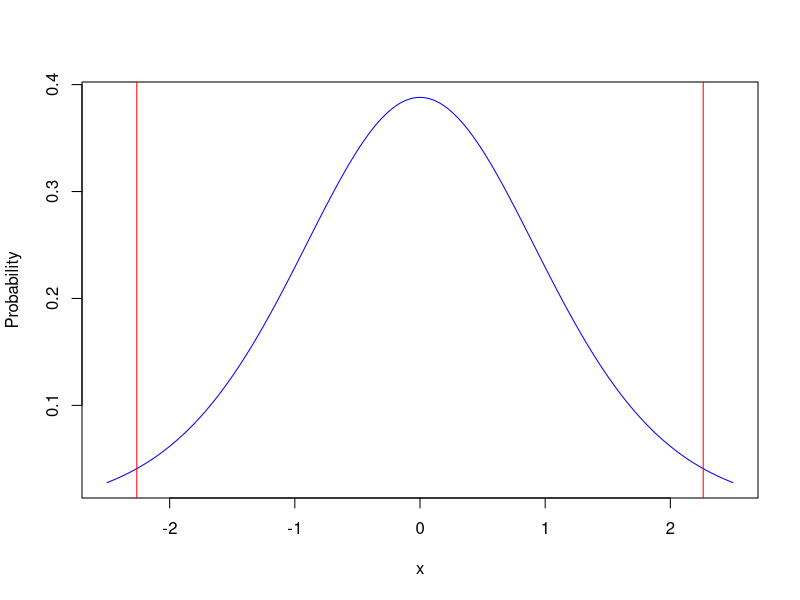
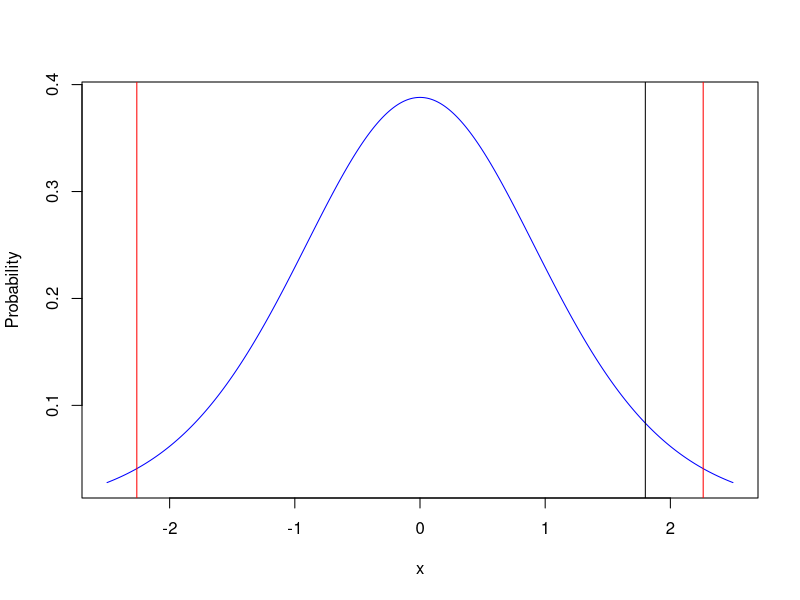

R code for these plots, in order:
## ---- chunk 1
knitr::opts_chunk$set(echo = TRUE)
## ---- chunk 2
ds <- c(1.8, 2.0, 1.6, 2.3, 2.2, 1.9, 1.5, 2.1, 1.9, 2.2)
## ---- chunk 3
se <- sd(ds)/sqrt(10)
se
## ---- chunk 4
x <- seq(-2.5, 2.5, 0.01)
plot(x, dt(x, df=9), type="l", col="blue", ylab="Probability")
abline(v=qt(0.025, 9), col="red")
abline(v=qt(0.975, 9), col="red")
## ---- chunk 5
plot(x, dt(x, df=9), type="l", col="blue", ylab="Probability")
abline(v=qt(0.025, 9), col="red")
abline(v=qt(0.975, 9), col="red")
t <- (mean(ds) - 1.8)/se
abline(v=t)
t
## ---- chunk 6
2 * pt(t, 9, lower.tail = F)
t.test(ds, mu=1.8, alternative='two.sided', conf.level=0.9)
## ---- chunk 7
mean(ds) + qt(0.05, 9)*se
mean(ds) + qt(0.95, 9)*se
## ---- chunk 8
bfast <- c(14.5, 15.9, 17.2, 16.1, 19.2, 17.9, 18.4, 15.1, 18.9, 20.6)
cntl <- c(20.0, 18.5, 19.5, 19.4, 16.9, 18.3, 21.9, 15.7, 17.4, 21.5, 20.7)
## ---- chunk 9
t.test(bfast, cntl)
## ---- chunk 10
se <- 340.6/sqrt(15)
761.5 + qt(0.05, df=14) * se
761.5 + qt(0.95, df=14) * se
## ---- chunk 11
761.5 + qt(0.025, df=14) * se
761.5 + qt(0.975, df=14) * se
## ---- chunk 12
1000 - qt(0.95, df=14) * se
845.1059 + qt(0.95, df=14) * se
## ---- chunk 13
solar <-c (31.72, 26.33, 29.08, 29.24, 28.29, 28.78, 27.73, 28.44, 28.98, 33.53, 27.76, 28.01, 24.89, 26.42)
natgas <- c(34.02, 43.10, 32.22, 37.63, 31.04, 37.85, 25.02, 28.23, 35.67, 33.50, 27.19, 36.20, 33.12, 30.25)
## ---- chunk 14
t.test(solar, natgas, pair=T, conf.level=0.99)
## ---- chunk 15
diff <- solar - natgas
se <- sd(diff)/sqrt(14)
1 - 0.01/2
mean(diff) + qt(0.005, 13) * se
mean(diff) + qt(0.995, 13) * se
## ---- chunk 16
norm.test <- function(x, alternative = c("two.sided", "less", "more"), mu = 0, sigma = 1, alpha = 0.05, conf.level = 0.95) {
  x.bar <- mean(x)
  print(paste("x.bar:", round(x.bar, 3)))
  se <- sigma/sqrt(length(x))
  print(paste("Standard error:", round(se, 3)))
  if (alternative == "two.sided"){
    print(paste("Critical values:", round(qnorm(alpha/2, mu, se), 3), "to", round(qnorm(1 - alpha/2, mu, se), 3)))
    pval <- 2*pnorm(x.bar, mu, se)
    if (pval > 1){
      pval <- 2*pnorm(x.bar, mu, se, lower.tail=T)
    }
    print(paste("p-value:", round(pval, 3)))
  } else if (alternative == "less") {
    print(paste("Critical value:", round(qnorm(alpha, mu, se), 3)))
    print(paste("p-value:", round(pnorm(x.bar, mu, se, lower.tail=F), 3)))
  } else {
    print(paste("Critical value:", round(qnorm(1 - alpha, mu, se), 3)))
    print(paste("p-value:", round(pnorm(x.bar, mu, se), 3)))
  }
  rem <- 1 - conf.level
  print(paste(conf.level * 100, "% confidence interval:", round(x.bar + qnorm(rem / 2, 0, 1) * se, 3), "to", round(x.bar + qnorm(1 - alpha/2, 0, 1) * se, 3)))
}
## ---- chunk 17
smu <- c(7.28, 5.84, 5.11, 5.24, 4.94, 7.01, 4.17, 8.02, 4.88, 8.83, 5.40, 6.55, 7.87, 7.39, 5.51, 9.29, 5.10, 7.38, 7.33, 10.21, 8.35)
norm.test(smu, mu=7.3, sigma=1.33, alternative = "two.sided")
